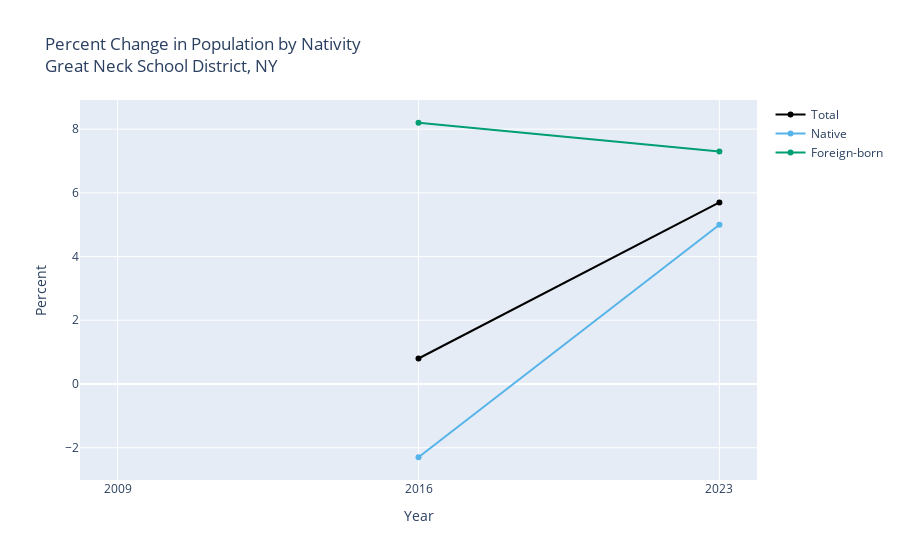

The cell this chart's notebook holds for it:
### Markdown cell above
What most stands out to me about this graph is that there is a noticable uptick in the total population between 2016 and 2023. It is hard to get a feel for how big the changes in the subcategories is because the Y-axis encompasses the total as well as the sub-categories. One way to address this is to convert the raw numbers to percent change.

### Code cell
df_pct_change = pct_change_multiyear(df)

print(df_pct_change)

graph_multiyear(
    df_pct_change,
    "Percent Change in Population by Nativity<br>Great Neck School District, NY",
    "Percent",
)

### Figure 1 — Plotly figure (JSON) as saved in the notebook; plotly's stock layout.template omitted (floating-point values rounded to 4 significant figures)
{"data": [{"hovertemplate": "Year: %{x}<br>Total: %{y:,}<extra></extra>", "line": {"color": "black"}, "mode": "lines+markers", "name": "Total", "type": "scatter", "x": [2009, 2016, 2023], "y": [null, 0.8, 5.7]}, {"hovertemplate": "Year: %{x}<br>Native: %{y:,}<extra></extra>", "line": {"color": "#56B4E9"}, "mode": "lines+markers", "name": "Native", "type": "scatter", "x": [2009, 2016, 2023], "y": [null, -2.3, 5]}, {"hovertemplate": "Year: %{x}<br>Foreign-born: %{y:,}<extra></extra>", "line": {"color": "#009E73"}, "mode": "lines+markers", "name": "Foreign-born", "type": "scatter", "x": [2009, 2016, 2023], "y": [null, 8.2, 7.3]}], "layout": {"title": {"text": "Percent Change in Population by Nativity<br>Great Neck School District, NY"}, "xaxis": {"tickmode": "array", "ticktext": ["2009", "2016", "2023"], "tickvals": [2009, 2016, 2023], "title": {"text": "Year"}}, "yaxis": {"title": {"text": "Percent"}}}}
